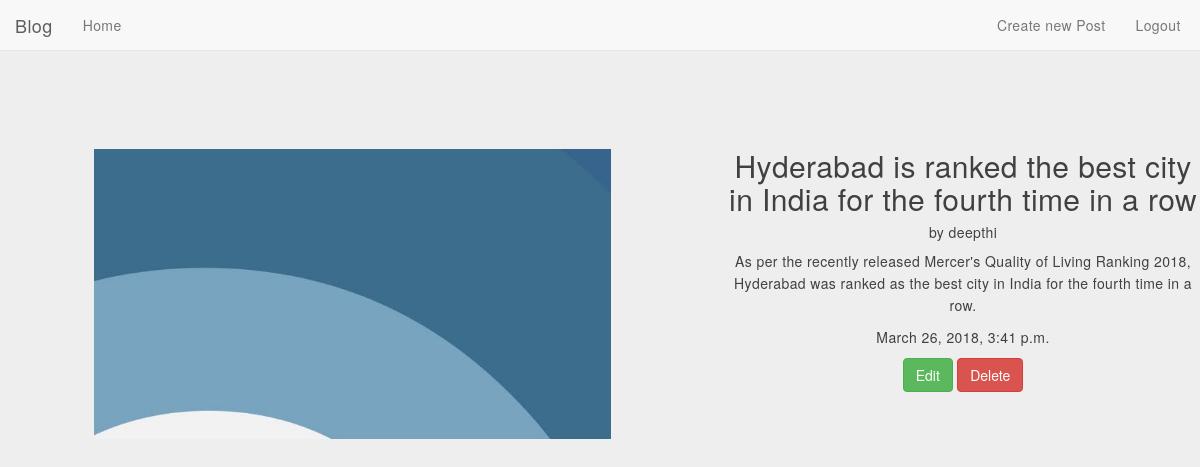
The app's page /post_details/7/ (signed in) with its own data.
### blog/models.py (models this page shows, shortened)
class Blog(models.Model):
    owner = models.ForeignKey(User, on_delete=models.CASCADE, editable=False)
    title = models.CharField(max_length=150)
    content = models.TextField() # Text
    created_at = models.DateTimeField(auto_now_add=True)
    updated_at = models.DateTimeField(auto_now=True)

### blog/views.py (the view)
# urls.py: url(r'^post_details/(?P<pk>[0-9]+)/$', post_details, name='post_details'),
def post_details(request,pk):
    try:
       post= Blog.objects.get(pk=pk)
    except Blog.DoesNotExist:
        raise Http404
    return render(request, 'post_details.html', {'post': post})

### blog/templates/post_details.html (shortened to what this page needs)
{% extends 'base.html' %}
{% load static %}
{% block container %}
             <div class="container">
                <div class="post-detail">
                    <div class="post-image">
                        <img src="{% static 'img/card.jpg' %}" width="70%">
                    </div>
                    <div class="post-Description">
                        <h2>{{ post.title}}</h2><h5>by {{ post.owner}}</h5>
                        <p>{{ post.content}}</p>
                        <p>{{post.created_at}}</p>
                       <a href="{% url 'post_update' post.id %}"> <button class="btn btn-success" type="submit">Edit</button></a>
                       <a href="{% url 'post_delete' post.id %}"><button class="btn btn-danger" type="submit">Delete</button></a>
                    </div>
                </div>
            </div>
{% endblock %}

### templates/base.html (style rules this page uses)
body { font-family: "Helvetica Neue", Helvetica, Arial, sans-serif; color: #404040; font-size: 14px; font-weight: 300; line-height: 22px; letter-spacing: .4px; background: #eee; }
.post-detail { margin-top:8%; text-align:center; }
.post-image { float:left; text-align:center; margin-left:-4%; }

### records on screen
Blog: title "Hyderabad is ranked the best city in India for the fourth time in a row", owner "deepthi", content "As per the recently released Mercer's Quality of Living Ranking 2018, Hyderabad was ranked as the best city in India for the fourth time in a row.", created_at "March 26, 2018, 3:41 p.m."
